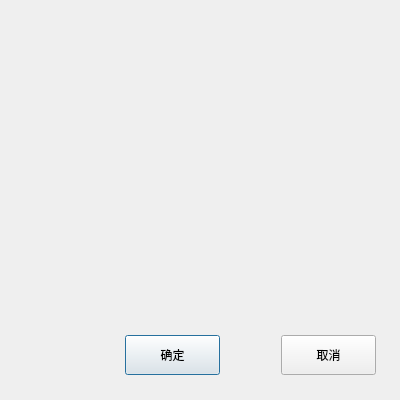
<?xml version="1.0" encoding="UTF-8"?>
<ui version="4.0">
 <class>Dialog</class>
 <widget class="QDialog" name="Dialog">
  <property name="geometry">
   <rect>
    <x>0</x>
    <y>0</y>
    <width>400</width>
    <height>400</height>
   </rect>
  </property>
  <property name="minimumSize">
   <size>
    <width>400</width>
    <height>400</height>
   </size>
  </property>
  <property name="maximumSize">
   <size>
    <width>400</width>
    <height>400</height>
   </size>
  </property>
  <property name="windowTitle">
   <string>确定删除</string>
  </property>
  <widget class="QWidget" name="widget" native="true">
   <property name="geometry">
    <rect>
     <x>110</x>
     <y>330</y>
     <width>281</width>
     <height>50</height>
    </rect>
   </property>
   <layout class="QHBoxLayout" name="horizontalLayout">
    <item>
     <widget class="QPushButton" name="sureBtn">
      <property name="minimumSize">
       <size>
        <width>95</width>
        <height>40</height>
       </size>
      </property>
      <property name="maximumSize">
       <size>
        <width>95</width>
        <height>40</height>
       </size>
      </property>
      <property name="text">
       <string>确定</string>
      </property>
     </widget>
    </item>
    <item>
     <spacer name="horizontalSpacer">
      <property name="orientation">
       <enum>Qt::Horizontal</enum>
      </property>
      <property name="sizeType">
       <enum>QSizePolicy::Fixed</enum>
      </property>
      <property name="sizeHint" stdset="0">
       <size>
        <width>40</width>
        <height>20</height>
       </size>
      </property>
     </spacer>
    </item>
    <item>
     <widget class="QPushButton" name="cancelBtn">
      <property name="minimumSize">
       <size>
        <width>95</width>
        <height>40</height>
       </size>
      </property>
      <property name="maximumSize">
       <size>
        <width>95</width>
        <height>40</height>
       </size>
      </property>
      <property name="text">
       <string>取消</string>
      </property>
     </widget>
    </item>
   </layout>
  </widget>
  <widget class="QLabel" name="ques">
   <property name="geometry">
    <rect>
     <x>50</x>
     <y>150</y>
     <width>320</width>
     <height>101</height>
    </rect>
   </property>
   <property name="minimumSize">
    <size>
     <width>320</width>
     <height>0</height>
    </size>
   </property>
   <property name="maximumSize">
    <size>
     <width>320</width>
     <height>16777215</height>
    </size>
   </property>
   <property name="font">
    <font>
     <family>Agency FB</family>
     <pointsize>12</pointsize>
     <weight>50</weight>
     <italic>false</italic>
     <bold>false</bold>
    </font>
   </property>
   <property name="styleSheet">
    <string notr="true">font: 12pt &quot;Agency FB&quot;;</string>
   </property>
   <property name="text">
    <string/>
   </property>
   <property name="alignment">
    <set>Qt::AlignCenter</set>
   </property>
  </widget>
 </widget>
 <resources/>
 <connections/>
</ui>
